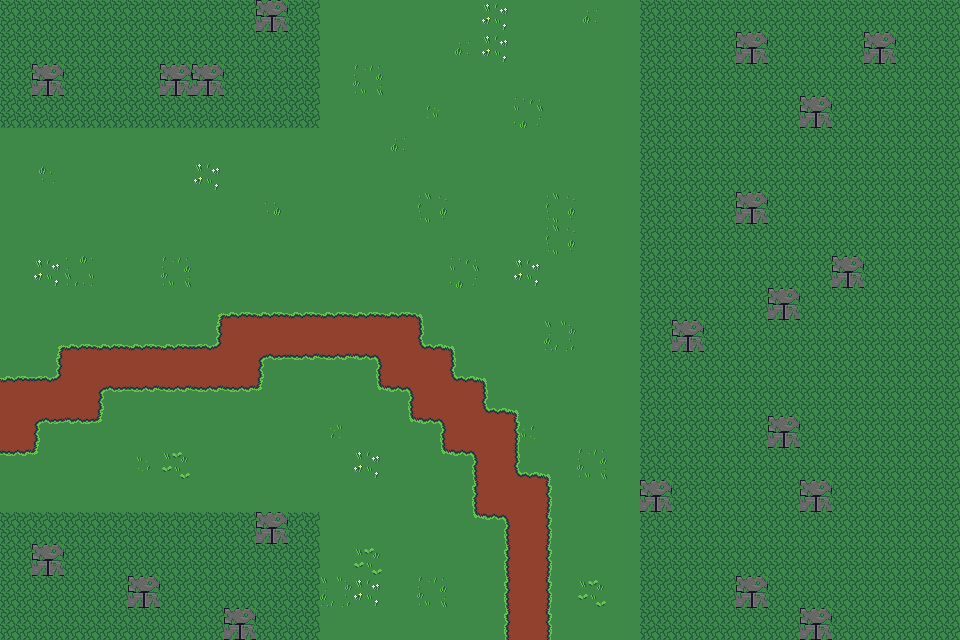

The image is a tile-based game level rendered from a .tmx file. Its description and complete source (layers, tilesets, objects, tile grids) follow:
An orthogonal 30x20 tile map with 32x32 px tiles, 3 tile layers (Calque de Tuiles 1, Calque de Tuiles 2, Calque de Tuiles 3) and 9 objects (3x portal_exit, 3x portal, 3x collision).

<map version="1.10" tiledversion="1.10.2" orientation="orthogonal" renderorder="right-down" width="30" height="20" tilewidth="32" tileheight="32" infinite="0" nextlayerid="5" nextobjectid="13">
 <tileset firstgid="1" source="tilemap.tsx" />
 <layer id="1" name="Calque de Tuiles 1" width="30" height="20">
  <data encoding="csv">
26,26,26,26,26,26,26,26,5,26,1,1,1,1,1,1,1,1,1,1,26,26,26,26,26,26,26,26,26,26,
26,26,26,26,26,26,26,26,26,26,1,1,1,1,1,1,1,1,1,1,26,26,26,26,26,26,26,26,26,26,
26,5,26,26,26,5,5,26,26,26,1,1,1,1,1,1,1,1,1,1,26,26,26,26,26,26,26,26,26,26,
26,26,26,26,26,26,26,26,26,26,1,1,1,1,1,1,1,1,1,1,26,26,26,26,26,26,26,26,26,26,
1,1,1,1,1,1,1,1,1,1,1,1,1,1,1,1,1,1,1,1,26,26,26,26,26,26,26,26,26,26,
1,1,1,1,1,1,1,1,1,1,1,1,1,1,1,1,1,1,1,1,26,26,26,26,26,26,26,26,26,26,
1,1,1,1,1,1,1,1,1,1,1,1,1,1,1,1,1,1,1,1,26,26,26,26,26,26,26,26,26,26,
1,1,1,1,1,1,1,1,1,1,1,1,1,1,1,1,1,1,1,1,26,26,26,26,26,26,26,26,26,26,
1,1,1,1,1,1,1,1,1,1,1,1,1,1,1,1,1,1,1,1,26,26,26,26,26,26,5,26,26,26,
1,1,1,1,1,1,1,1,1,1,1,1,1,1,1,1,1,1,1,1,26,26,26,26,5,26,26,26,26,26,
1,1,1,1,1,1,1,1,1,1,1,1,1,1,1,1,1,1,1,1,26,5,26,26,26,26,26,26,26,26,
1,1,1,1,1,1,1,1,1,1,1,1,1,1,1,1,1,1,1,1,26,26,26,26,26,26,26,26,26,26,
1,1,1,1,1,1,1,1,1,1,1,1,1,1,1,1,1,1,1,1,26,26,26,26,26,26,26,26,26,26,
1,1,1,1,1,1,1,1,1,1,1,1,1,1,1,1,1,1,1,1,26,26,26,26,5,26,26,26,26,26,
1,1,1,1,1,1,1,1,1,1,1,1,1,1,1,1,1,1,1,1,26,26,26,26,26,26,26,26,26,26,
1,1,1,1,1,1,1,1,1,1,1,1,1,1,1,1,1,1,1,1,5,26,26,26,26,5,26,26,26,26,
26,26,26,26,26,26,26,26,5,26,1,1,1,1,1,1,1,1,1,1,26,26,26,26,26,26,26,26,26,26,
26,5,26,26,26,26,26,26,26,26,1,1,1,1,1,1,1,1,1,1,26,26,26,26,26,26,26,26,26,26,
26,26,26,26,5,26,26,26,26,26,1,1,1,1,1,1,1,1,1,1,26,26,26,5,26,26,26,26,26,26,
26,26,26,26,26,26,26,5,26,26,1,1,1,1,1,1,1,1,1,1,26,26,26,26,26,5,26,26,26,26
</data>
 </layer>
 <layer id="2" name="Calque de Tuiles 2" width="30" height="20">
  <data encoding="csv">
0,0,0,0,0,0,0,0,0,0,0,0,0,0,0,0,0,0,0,0,0,0,0,0,0,0,0,0,0,0,
0,0,0,0,0,0,0,0,0,0,0,0,0,0,0,0,0,0,0,0,0,0,0,5,0,0,0,5,0,0,
0,0,0,0,0,0,0,0,0,0,0,0,0,0,0,0,0,0,0,0,0,0,0,0,0,0,0,0,0,0,
0,0,0,0,0,0,0,0,0,0,0,0,0,0,0,0,0,0,0,0,0,0,0,0,0,5,0,0,0,0,
0,0,0,0,0,0,0,0,0,0,0,0,0,0,0,0,0,0,0,0,0,0,0,0,0,0,0,0,0,0,
0,0,0,0,0,0,0,0,0,0,0,0,0,0,0,0,0,0,0,0,0,0,0,0,0,0,0,0,0,0,
0,0,0,0,0,0,0,0,0,0,0,0,0,0,0,0,0,0,0,0,0,0,0,5,0,0,0,0,0,0,
0,0,0,0,0,0,0,0,0,0,0,0,0,0,0,0,0,0,0,0,0,0,0,0,0,0,0,0,0,0,
0,0,0,0,0,0,0,0,0,0,0,0,0,0,0,0,0,0,0,0,0,0,0,0,0,0,0,0,0,0,
0,0,0,0,0,0,113,536871026,536871026,536871026,536871026,536871026,536871026,2684354673,0,0,0,0,0,0,0,0,0,0,0,0,0,0,0,0,
0,113,536871026,536871026,536871026,536871026,115,2,2,2,2,2,2,2684354675,2684354673,0,0,0,0,0,0,0,0,0,0,0,0,0,0,0,
536871026,115,2,2,2,2,2,2,3221225587,3758096498,3758096498,1610612851,2,2,2684354675,2684354673,0,0,0,0,0,0,0,0,0,0,0,0,0,0,
2,2,2,3221225587,3758096498,3758096498,3758096498,3758096498,3221225585,0,0,1610612849,1610612851,2,2,2684354675,2684354673,0,0,0,0,0,0,0,0,0,0,0,0,0,
2,3221225587,1610612850,3221225585,0,0,0,0,0,0,0,0,1610612849,1610612851,2,2,2147483762,0,0,0,0,0,0,0,0,0,0,0,0,0,
3758096498,3221225585,0,0,0,0,0,0,0,0,0,0,0,1610612849,1610612851,2,2684354675,2684354673,0,0,0,0,0,0,0,0,0,0,0,0,
0,0,0,0,0,0,0,0,0,0,0,0,0,0,114,2,2,2147483762,0,0,0,0,0,0,0,0,0,0,0,0,
0,0,0,0,0,0,0,0,0,0,0,0,0,0,1610612849,1610612851,2,2147483762,0,0,0,0,0,0,0,0,0,0,0,0,
0,0,0,0,0,0,0,0,0,0,0,0,0,0,0,114,2,2147483762,0,0,0,0,0,0,0,0,0,0,0,0,
0,0,0,0,0,0,0,0,0,0,0,0,0,0,0,114,2,2147483762,0,0,0,0,0,0,0,0,0,0,0,0,
0,0,0,0,0,0,0,0,0,0,0,0,0,0,0,114,2,2147483762,0,0,0,0,0,0,0,0,0,0,0,0
</data>
 </layer>
 <layer id="3" name="Calque de Tuiles 3" width="30" height="20">
  <data encoding="csv">
0,0,0,0,0,0,0,0,0,0,0,0,0,0,0,49,0,0,39,0,0,0,0,0,0,0,0,0,0,0,
0,0,0,0,0,0,0,0,0,0,0,0,0,0,39,49,0,0,0,0,0,0,0,0,0,0,0,0,0,0,
0,0,0,0,0,0,0,0,0,0,0,19,0,0,0,0,0,0,0,0,0,0,0,0,0,0,0,0,0,0,
0,0,0,0,0,0,0,0,0,0,0,0,0,21,0,0,34,0,0,0,0,0,0,0,0,0,0,0,0,0,
0,0,0,0,0,0,0,0,0,0,0,0,39,0,0,0,0,0,0,0,0,0,0,0,0,0,0,0,0,0,
0,40,0,0,0,0,49,0,0,0,0,0,0,0,0,0,0,0,0,0,0,0,0,0,0,0,0,0,0,0,
0,0,0,0,0,0,0,0,38,0,0,0,0,33,0,0,0,33,0,0,0,0,0,0,0,0,0,0,0,0,
0,0,0,0,0,0,0,0,0,0,0,0,0,0,0,0,0,33,0,0,0,0,0,0,0,0,0,0,0,0,
0,49,36,0,0,19,0,0,0,0,0,0,0,0,34,0,49,0,0,0,0,0,0,0,0,0,0,0,0,0,
0,0,0,0,0,0,0,0,0,0,0,0,0,0,0,0,0,0,0,0,0,0,0,0,0,0,0,0,0,0,
0,0,0,0,0,0,0,0,0,0,0,0,0,0,0,0,0,17,0,0,0,0,0,0,0,0,0,0,0,0,
0,0,0,0,0,0,0,0,0,0,0,0,0,0,0,0,0,0,0,0,0,0,0,0,0,0,0,0,0,0,
0,0,0,0,0,0,0,0,0,0,0,0,0,0,0,0,0,0,0,0,0,0,0,0,0,0,0,0,0,0,
0,0,0,0,0,0,0,0,0,0,24,0,0,0,0,0,22,0,0,0,0,0,0,0,0,0,0,0,0,0,
0,0,0,0,23,81,0,0,0,0,0,49,0,0,0,0,0,0,19,0,0,0,0,0,0,0,0,0,0,0,
0,0,0,0,0,0,0,0,0,0,0,0,0,0,0,0,0,0,0,0,0,0,0,0,0,0,0,0,0,0,
0,0,0,0,0,0,0,0,0,0,0,0,0,0,0,0,0,0,0,0,0,0,0,0,0,0,0,0,0,0,
0,0,0,0,0,0,0,0,0,0,0,81,0,0,0,0,0,0,0,0,0,0,0,0,0,0,0,0,0,0,
0,0,0,0,0,0,0,0,0,0,17,49,0,19,0,0,0,0,81,0,0,0,0,0,0,0,0,0,0,0,
0,0,0,0,0,0,0,0,0,0,0,0,0,0,0,0,0,0,0,0,0,0,0,0,0,0,0,0,0,0
</data>
 </layer>
 <objectgroup id="4" name="objects">
  <properties>
   <property name="zoom" type="float" value="3" />
  </properties>
  <object id="1" name="forest_u" type="portal_exit" x="40" y="412">
   <point />
  </object>
  <object id="3" name="forest_v" type="portal" x="0" y="128" height="384">
   <properties>
    <property name="targeted_exit_name" value="forest_v" />
    <property name="targeted_map_name" value="map11" />
    <property name="targeted_scene_name" value="scene1" />
   </properties>
  </object>
  <object id="4" name="forest_w" type="portal" x="320" y="0" width="320">
   <properties>
    <property name="targeted_exit_name" value="forest_w" />
    <property name="targeted_map_name" value="map13" />
    <property name="targeted_scene_name" value="scene1" />
   </properties>
  </object>
  <object id="5" name="forest_x" type="portal_exit" x="464" y="62.6667">
   <point />
  </object>
  <object id="6" type="collision" x="0" y="0" width="320" height="128">
   <properties>
    <property name="collision_type" value="solid" />
   </properties>
  </object>
  <object id="7" type="collision" x="0" y="512" width="320" height="128">
   <properties>
    <property name="collision_type" value="solid" />
   </properties>
  </object>
  <object id="8" type="collision" x="640" y="0" width="308" height="642">
   <properties>
    <property name="collision_type" value="solid" />
   </properties>
  </object>
  <object id="11" name="forest_y" type="portal" x="320" y="640" width="320">
   <properties>
    <property name="targeted_exit_name" value="forest_y" />
    <property name="targeted_map_name" value="map14" />
    <property name="targeted_scene_name" value="scene1" />
   </properties>
  </object>
  <object id="12" name="forest_z" type="portal_exit" x="510.667" y="594.667">
   <point />
  </object>
 </objectgroup>
</map>